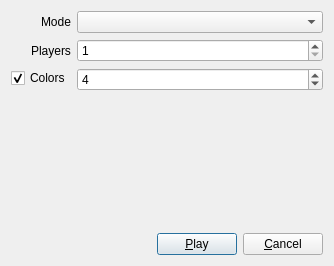
<?xml version="1.0" encoding="UTF-8"?>
<ui version="4.0">
 <class>OfflineDialog</class>
 <widget class="QDialog" name="OfflineDialog">
  <property name="geometry">
   <rect>
    <x>0</x>
    <y>0</y>
    <width>334</width>
    <height>266</height>
   </rect>
  </property>
  <property name="windowTitle">
   <string comment="OfflineTitle">Offline Mode</string>
  </property>
  <property name="windowIcon">
   <iconset resource="client.qrc">
    <normaloff>:/icons/red.png</normaloff>:/icons/red.png</iconset>
  </property>
  <layout class="QVBoxLayout" name="verticalLayout_2">
   <item>
    <layout class="QFormLayout" name="formLayout">
     <property name="fieldGrowthPolicy">
      <enum>QFormLayout::AllNonFixedFieldsGrow</enum>
     </property>
     <property name="labelAlignment">
      <set>Qt::AlignRight|Qt::AlignTrailing|Qt::AlignVCenter</set>
     </property>
     <item row="4" column="0">
      <spacer name="verticalSpacer">
       <property name="orientation">
        <enum>Qt::Vertical</enum>
       </property>
       <property name="sizeHint" stdset="0">
        <size>
         <width>20</width>
         <height>40</height>
        </size>
       </property>
      </spacer>
     </item>
     <item row="1" column="0">
      <widget class="QLabel" name="PlayersLabel">
       <property name="text">
        <string>Players</string>
       </property>
      </widget>
     </item>
     <item row="1" column="1">
      <widget class="QSpinBox" name="PlayersSpinBox">
       <property name="minimum">
        <number>1</number>
       </property>
       <property name="maximum">
        <number>1000</number>
       </property>
      </widget>
     </item>
     <item row="2" column="1">
      <widget class="QSpinBox" name="ColorsSpinBox">
       <property name="minimum">
        <number>3</number>
       </property>
       <property name="maximum">
        <number>5</number>
       </property>
       <property name="value">
        <number>4</number>
       </property>
      </widget>
     </item>
     <item row="2" column="0">
      <widget class="QCheckBox" name="ColorsCheckBox">
       <property name="text">
        <string comment="SelectColors">Colors</string>
       </property>
       <property name="checked">
        <bool>true</bool>
       </property>
      </widget>
     </item>
     <item row="0" column="1">
      <widget class="QComboBox" name="ModeComboBox"/>
     </item>
     <item row="0" column="0">
      <widget class="QLabel" name="ModeLabel">
       <property name="text">
        <string comment="TitleRules">Mode</string>
       </property>
      </widget>
     </item>
    </layout>
   </item>
   <item>
    <layout class="QHBoxLayout" name="ButtonBoxLayout">
     <item>
      <spacer name="horizontalSpacer">
       <property name="orientation">
        <enum>Qt::Horizontal</enum>
       </property>
       <property name="sizeHint" stdset="0">
        <size>
         <width>40</width>
         <height>20</height>
        </size>
       </property>
      </spacer>
     </item>
     <item>
      <widget class="QPushButton" name="PlayButton">
       <property name="text">
        <string comment="ButtonPlay">&amp;Play</string>
       </property>
      </widget>
     </item>
     <item>
      <widget class="QPushButton" name="CancelButton">
       <property name="text">
        <string comment="ButtonCancel">&amp;Cancel</string>
       </property>
      </widget>
     </item>
    </layout>
   </item>
  </layout>
 </widget>
 <resources>
  <include location="client.qrc"/>
 </resources>
 <connections/>
</ui>
